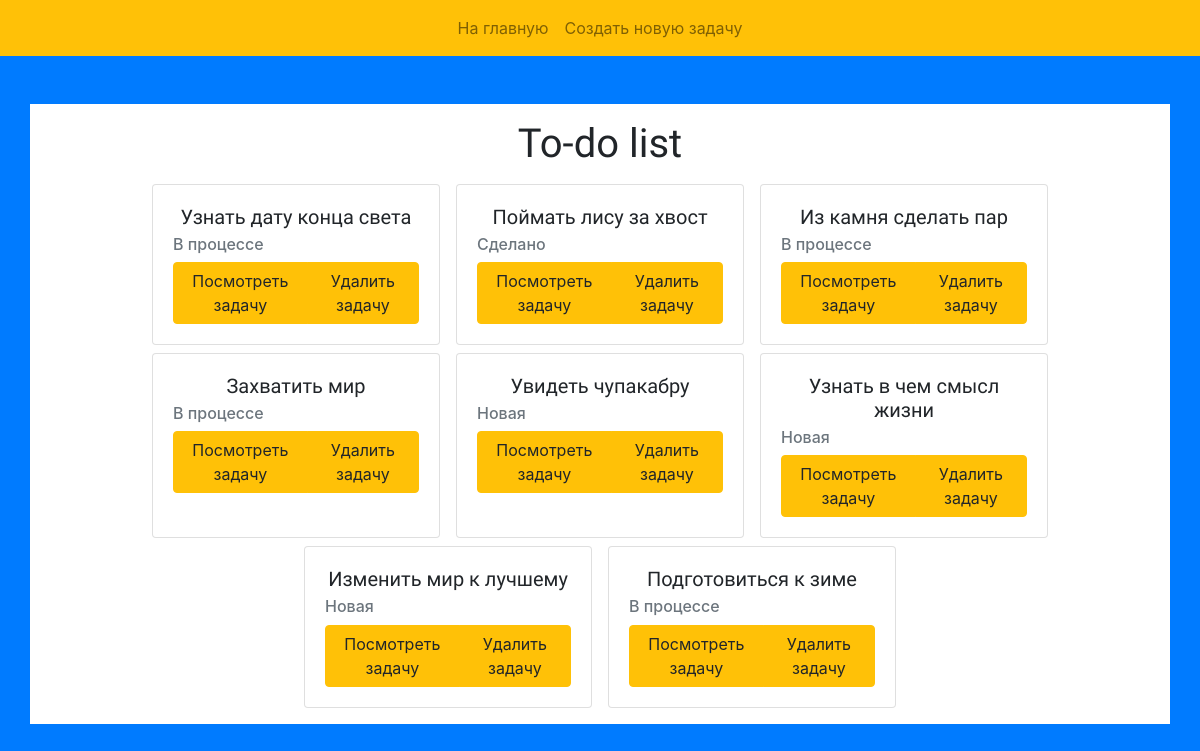
The page / on the database its author committed.
### webapp/models.py (models this page shows, shortened)
class Task(models.Model):
    description = models.TextField(max_length=300, null=False, blank=False, verbose_name='Описание')
    status = models.CharField(max_length = 12, verbose_name='Статус',
                              default= status_choices[0][0], choices=status_choices)
    text = models.TextField(max_length=3000, null=True, blank=True, verbose_name='Подробно')
    completed_at = models.DateField(null=True, blank=True, default=None, verbose_name='Время создания')

### webapp/views.py (the view)
# urls.py: path('', index_view, name = 'index'),
def index_view(request):
    tasks = Task.objects.all()
    context = {
        'tasks': tasks
    }
    return render(request, 'index.html', context)

### webapp/templates/index.html (shortened to what this page needs)
{% extends 'base.html' %}
{% block nav_items %}
    <li class="nav-item">
        <a class="nav-link" href="{% url 'create_view' %}">Создать новую задачу</a>
    </li>
{% endblock %}
{% block content %}
    <h1 class="text-center">To-do list</h1>
    <div class="row justify-content-center pb-2 pt-2">
        {% for task in tasks %}
            <div class="card ml-2 mr-2 mb-2 " style="width: 18rem;">
                <div class="card-body">
                    <h5 class="card-title text-center">{{ task.description }}</h5>
                    <h6 class="card-subtitle mb-2 text-muted">{{ task.get_status_display }}</h6>
                    <div class = "btn-group">
                        <a class = "btn btn-warning" href="{% url 'task_view' task.pk %}">Посмотреть задачу</a>
                        <a class = "btn btn-warning" href="{% url 'action_delete' task.pk %}">Удалить задачу</a>
                    </div>
                </div>
            </div>
        {% endfor %}
    </div>
{% endblock %}

### webapp/templates/base.html (shortened to what this page needs)
{% load staticfiles %}
<!DOCTYPE html>
<html lang="en">
<head>
    <link rel="stylesheet" href="{% static "/css/bootstrap.min.css" %}">
    <link rel="stylesheet" href="{% static "/css/style.css" %}">
</head>
<body>
    <nav class="navbar navbar-expand-lg navbar-light bg-warning">
        <div class="collapse navbar-collapse justify-content-center" id="navbarNav">
            <ul class="navbar-nav">
                <li class="nav-item">
                    <a class="nav-link" href="{% url 'index' %}">На главную</a>
                </li>
                {% block nav_items %}{% endblock %}
            </ul>
        </div>
    </nav>
    <div class="container pt-3 mt-5">
        {% block content %}{% endblock %}
    </div>
</body>
</html>

### webapp/static/css/style.css (style rules this page uses)
body { background-color: #007bff; }
.container { background-color: white; }
h1 { font-family: 'Podkova', serif; }
h5 { font-family: 'Podkova', serif; }

### rows shown on the page
Task: description "Узнать дату конца света", status "В процессе"
Task: description "Поймать лису за хвост", status "Сделано"
Task: description "Из камня сделать пар", status "В процессе"
Task: description "Захватить мир", status "В процессе"
Task: description "Увидеть чупакабру", status "Новая"
Task: description "Узнать в чем смысл жизни", status "Новая"
Task: description "Изменить мир к лучшему", status "Новая"
Task: description "Подготовиться к зиме", status "В процессе"
